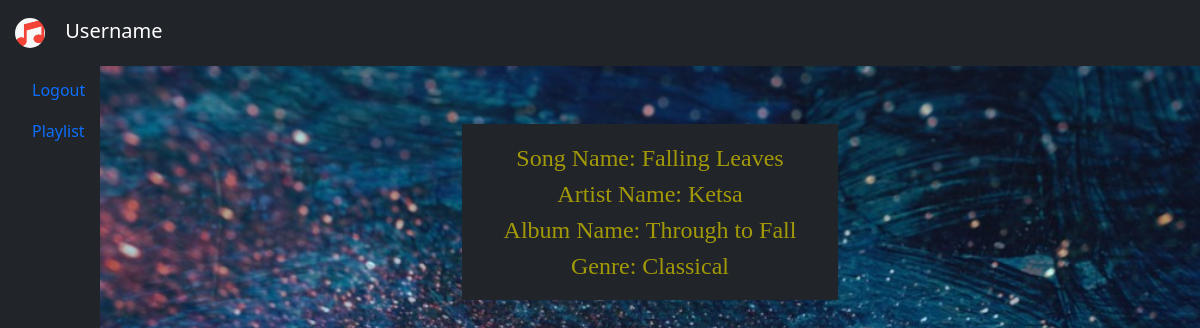
/details/4, run on the app's committed database.
### app.py (models this page shows)
class Song(db.Model):
    id = db.Column(db.Integer, primary_key = True)
    song_name = db.Column(db.String(50), nullable = False)
    file_path = db.Column(db.String(100), nullable = False)
    artist_id = db.Column(db.Integer, db.ForeignKey('artist.id'))
    album_id = db.Column(db.Integer, db.ForeignKey('album.id'))
    playlists = db.relationship('Playlist', backref='song')
    genres = db.relationship('Genre', secondary=genre_types, backref=db.backref('songs', lazy='dynamic'))

class Artist(db.Model):
    id = db.Column(db.Integer, primary_key = True)
    artist_name = db.Column(db.String(50), nullable = False)
    songs = db.relationship('Song', backref='artist_song')
    albums = db.relationship('Album', backref='artist_album')

class Album(db.Model):
    id = db.Column(db.Integer, primary_key = True)
    album_name = db.Column(db.String(50), nullable=False)
    artist_id = db.Column(db.Integer, db.ForeignKey('artist.id'))
    songs = db.relationship('Song', backref='album')

class Genre(db.Model):
    id = db.Column(db.Integer, primary_key=True)
    genre_name = db.Column(db.String(20))

### app.py (the view)
@app.route('/details/<int:id>')
def display_details(id):
    song = Song.query.get_or_404(id)
    genre_type = db.session.query(genre_types).filter_by(song_id = id).first()
    genre = Genre.query.get_or_404(genre_type.genre_id)
    artist_id = song.artist_id
    album_id = song.album_id
    artist = Artist.query.get_or_404(artist_id)
    album = Album.query.get_or_404(album_id)
    return render_template('details.html', artist = artist, song = song, album = album, genre = genre)

### templates/details.html (shortened to what this page needs)
{% extends 'base.html' %}
{% block body %}
    <div class="header fixed-top">
        <nav class="navbar navbar-fixed-top navbar-dark bg-dark">
            <a class="navbar-brand">
                <img src="{{url_for('static',filename='images/music_note.png')}}" width=30px height=30px>
                Username
            </a>
        </nav>
    </div>
    <div class="container-fluid">
            <div class="row flex-nowrap">
        <div class="col-auto col-md-2 col-xl-1 col-2 bg-dark">
            <div class="d-flex flex-column align-items-center align-items-sm-start px-3 pt-2 text-white min-vh-100">
                <ul class="nav nav-pills flex-column mb-sm-auto align-middle align-items-sm-start" id="menu">
                    <li class="nav-item">
                        <a href="/" class="nav-link align-middle px-0">
                             <span class="ms-1 d-none d-sm-inline align-middle">Logout</span>
                        </a>
                    </li>
                    <li>
                        <a href="/playlist" data-bs-toggle="collapse" class="nav-link  align-middle px-0">
                        <span class="ms-1 d-none d-sm-inline align-middle">Playlist</span> </a>
                    </li>
                </ul>
            </div>
        </div>
        <div class="col-auto col-md-4 container margin">
            <div class="p-3 mb-2 bg-dark text-dark">
                <span class="songs">Song Name: {{song.song_name}}</span>
                <br>
                <span class="songs">Artist Name: {{artist.artist_name}}</span>
                <br>
                <span class="songs">Album Name: {{album.album_name}}</span>
                <br>
                <span class="songs">Genre: {{genre.genre_name}}</span>
            </div>
        </div>
    </div>
{% endblock %}

### static/css/main.css (style rules this page uses)
body { align-items: center; background-image: url('/static/images/back.jpeg'); background-repeat: none; display:fill; width:100%; height:100%; background-size: cover; }
img { border-radius:15px; }
.header { z-index: 10; width:100%; height:60px; background-color:#282C35; }
img { margin:5px 15px; }
a { color:rgb(22, 35, 110); }
.row { margin-top:60px; }
.margin { margin-top: 64px; }
.songs { color:rgb(163, 153, 7); font-family: fantasy; font-size: 24px; text-decoration: none; }

### data on the page
Song: song_name "Falling Leaves"
Artist: artist_name "Ketsa"
Album: album_name "Through to Fall"
Genre: genre_name "Classical"
